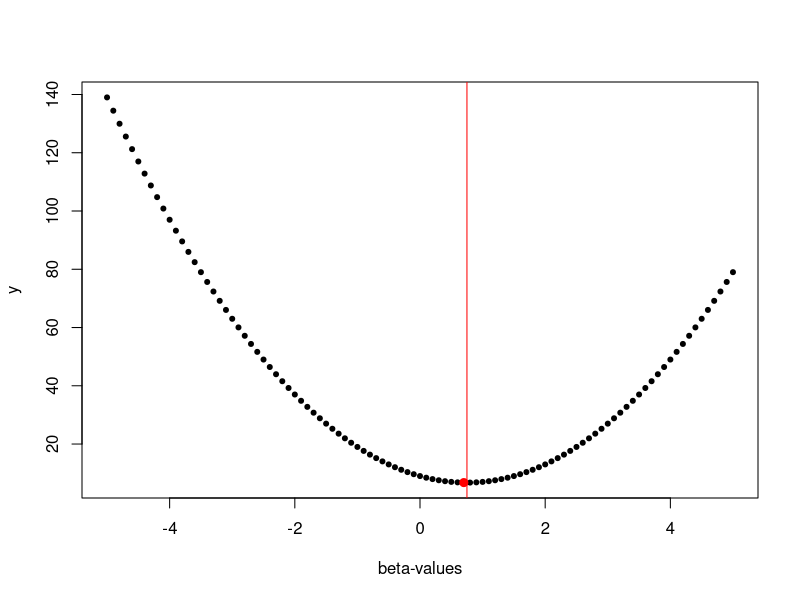
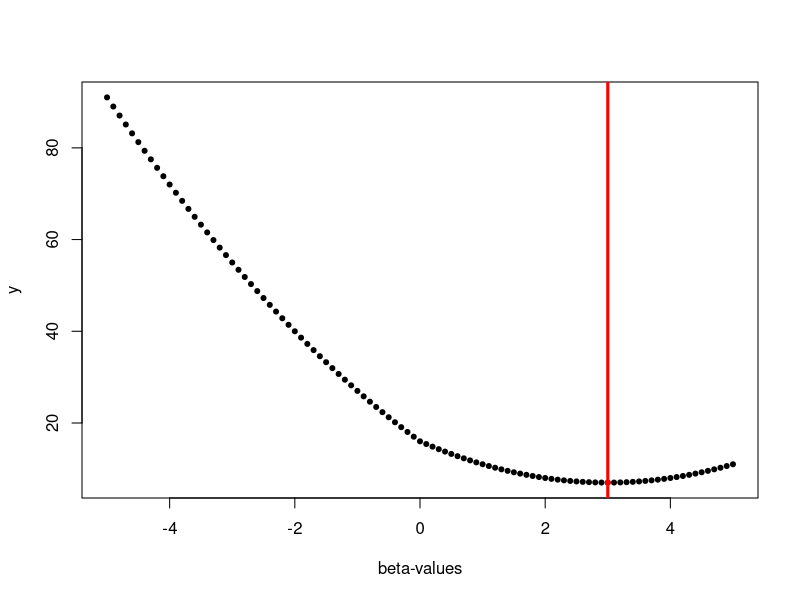

Recreate these plots in R, in order.
# HW-3 Question - 2 - Section 6.8, Page 261, Q6

#(a) - Consider (6.12) with p = 1. For some choice of y1 and λ > 0, plot (6.12) as a function of β1. 
# Your plot should confirm that (6.12) is solved by (6.14).
lambda = 3
yhat = 3
betas = seq(from=-5, to= 5,0.1)

# Equ 6.12
yR = ((yhat-betas)^2+lambda*(betas^2))
plot(betas, xlab="beta-values", yR, ylab="y",pch=20)
points(betas[which.min(yR)],yR[which.min(yR)], col="red",pch=20,lwd=4)

# Equ 6.14
abline(v=yhat/(1+lambda),col="red") 

# We can see that the line given by Eq. 6.14 passes through the same point as given by Eq. 6.12


#(b) -  Consider (6.13) with p = 1. For some choice of y1 and λ > 0, plot (6.13) as a function of β1. 
# Your plot should confirm that (6.13) is solved by(6.15).
lambda = 2
yhat1 = 4
betas = seq(from=-5, to= 5,0.1)

# Equ 6.13
yR = ((yhat1 - betas)^2 + lambda * abs(betas))
plot(betas, xlab="beta-values", yR, ylab="y",pch=20)
points(betas[which.min(yR)],yR[which.min(yR)], col="red",pch=20)

# Equ 6.15
abline(v=yhat1-(lambda/2),col="red",lwd=3)

# We can see that the line given by Eq. 6.15 passes through the same point as given by Eq. 6.13